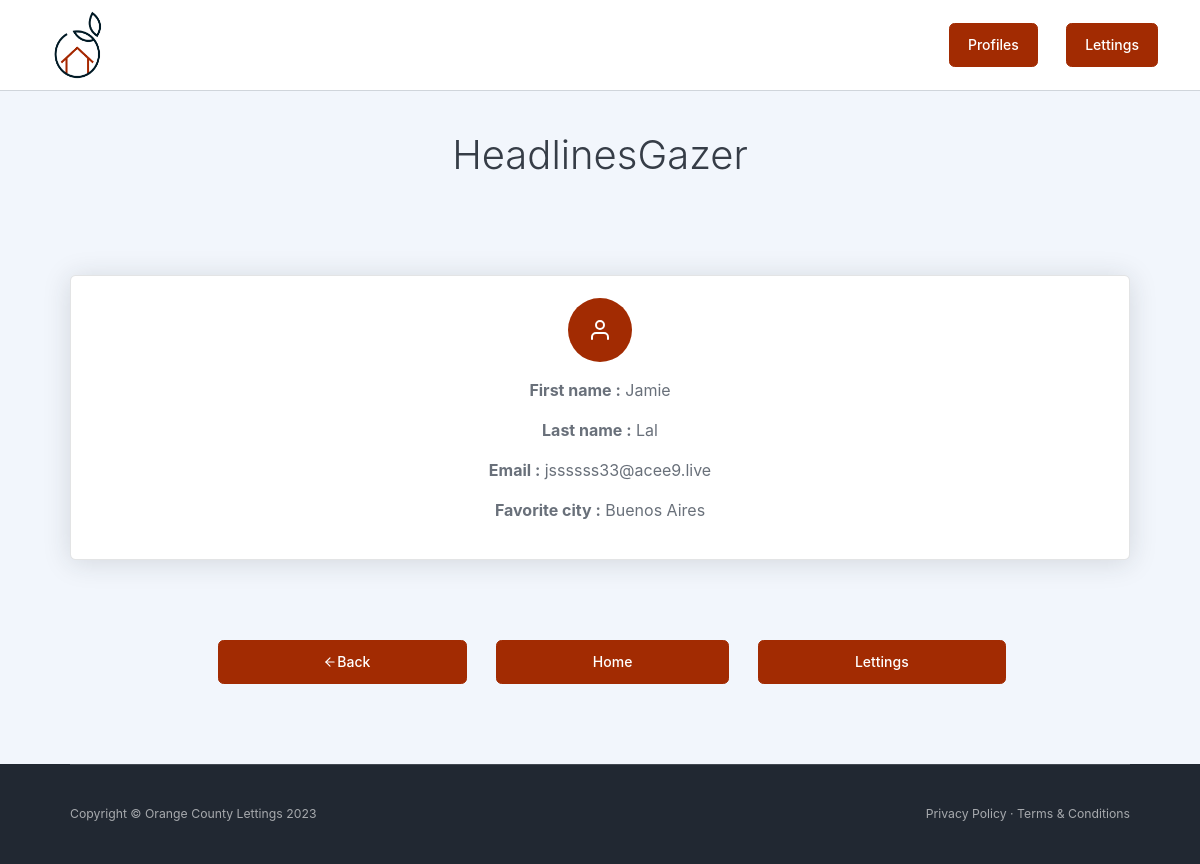
The app's page /profiles/HeadlinesGazer/ with its own data.
### profiles/models.py (models this page shows, shortened)
class Profile(models.Model):
    user = models.OneToOneField(User, on_delete=models.CASCADE)
    favorite_city = models.CharField(max_length=64, blank=True)

### profiles/views.py (the view)
# urls.py: path('<str:username>/', views.profile, name='profile'),
def profile(request, username):
    profile = Profile.objects.get(user__username=username)
    context = {"profile": profile}
    return render(request, "profiles/profile.html", context)

### profiles/templates/profiles/profile.html (shortened to what this page needs)
{% extends "base.html" %}
{% block content %}
<div class="container px-5 py-5 text-center">
    <div class="row justify-content-center">
        <div class="col-lg-8">
            <h1 class="page-header-ui-title mb-3 display-6">{{ profile.user.username }}</h1>
        </div>
    </div>
</div>
<div class="container px-5 py-5 text-center">
	<div class="card">
	    <div class="card-body">
	        <div class="icon-stack icon-stack-lg bg-primary text-white mb-3"><i data-feather="user"></i></div>
	       	<p><strong>First name :</strong> {{ profile.user.first_name }}</p>
			<p><strong>Last name :</strong> {{ profile.user.last_name }}</p>
			<p><strong>Email :</strong> {{ profile.user.email }}</p>
			<p><strong>Favorite city :</strong> {{ profile.favorite_city }}</p>
	    </div>
	</div>
</div>
<div class="container px-5 py-5 text-center">
    <div class="justify-content-center">
        <a class="btn fw-500 ms-lg-4 btn-primary px-10" href="{% url 'profiles:index' %}">
        	<i class="ms-2" data-feather="arrow-left"></i>
            Back
        </a>
        <a class="btn fw-500 ms-lg-4 btn-primary px-10" href="{% url 'index' %}">
            Home
        </a>
        <a class="btn fw-500 ms-lg-4 btn-primary px-10" href="{% url 'lettings:index' %}">
            Lettings
        </a>
    </div>
</div>
{% endblock %}

### records on screen
Profile: user.username "HeadlinesGazer", user.first_name "Jamie", user.last_name "Lal", user.email "jssssss33@acee9.live", favorite_city "Buenos Aires"
